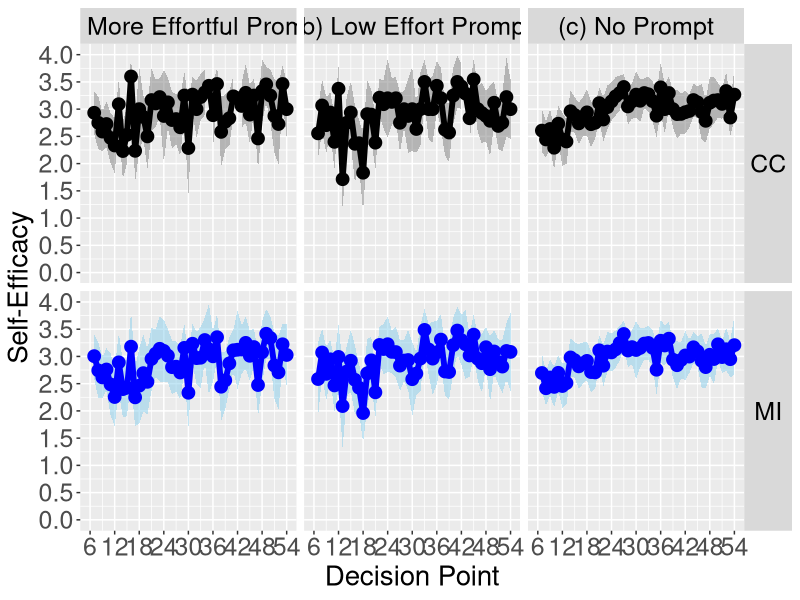

R code for this plot: (Note: this script raises an error after producing the figure.)
rm(list = ls())

library(ggplot2)

cc_est_no_prompt_by_dp <- read.csv(file = file.path("analysis-complete-case", "formatted-output", "cc_est_no_prompt_by_dp.csv"))
cc_est_high_effort_prompt_by_dp <- read.csv(file = file.path("analysis-complete-case", "formatted-output", "cc_est_high_effort_prompt_by_dp.csv"))
cc_est_low_effort_prompt_by_dp <- read.csv(file = file.path("analysis-complete-case", "formatted-output", "cc_est_low_effort_prompt_by_dp.csv"))

dat_all_pool_stats_no_prompt_by_dp <- read.csv(file = file.path("analysis-multiple-imputation", "formatted-output", "dat_all_pool_stats_no_prompt_by_dp.csv"))
dat_all_pool_stats_high_effort_prompt_by_dp <- read.csv(file = file.path("analysis-multiple-imputation", "formatted-output", "dat_all_pool_stats_high_effort_prompt_by_dp.csv"))
dat_all_pool_stats_low_effort_prompt_by_dp <- read.csv(file = file.path("analysis-multiple-imputation", "formatted-output", "dat_all_pool_stats_low_effort_prompt_by_dp.csv"))

dat_ppc_no_prompt_by_dp <- read.csv(file = file.path("analysis-multiple-imputation", "formatted-output", "dat_ppc_no_prompt_by_dp.csv"))
dat_ppc_high_effort_prompt_by_dp <- read.csv(file = file.path("analysis-multiple-imputation", "formatted-output", "dat_ppc_high_effort_prompt_by_dp.csv"))
dat_ppc_low_effort_prompt_by_dp <- read.csv(file = file.path("analysis-multiple-imputation", "formatted-output", "dat_ppc_low_effort_prompt_by_dp.csv"))

cc_results <- data.frame(where_from = "CC", 
                         decision_point = c(7:54, 7:54, 7:54),
                         what = c(rep("(a) More Effortful Prompt", 48), 
                                  rep("(b) Low Effort Prompt", 48), 
                                  rep("(c) No Prompt", 48)), 
                         est = c(cc_est_high_effort_prompt_by_dp$est, cc_est_low_effort_prompt_by_dp$est, cc_est_no_prompt_by_dp$est), 
                         conf_int_lb = c(cc_est_high_effort_prompt_by_dp$conf_int_lb, cc_est_low_effort_prompt_by_dp$conf_int_lb, cc_est_no_prompt_by_dp$conf_int_lb), 
                         conf_int_ub = c(cc_est_high_effort_prompt_by_dp$conf_int_ub, cc_est_low_effort_prompt_by_dp$conf_int_ub, cc_est_no_prompt_by_dp$conf_int_ub))

mi_results <- data.frame(where_from = "MI", 
                         decision_point = c(7:54, 7:54, 7:54),
                         what = c(rep("(a) More Effortful Prompt", 48), 
                                  rep("(b) Low Effort Prompt", 48), 
                                  rep("(c) No Prompt", 48)), 
                         est = c(dat_all_pool_stats_high_effort_prompt_by_dp$Qbar, dat_all_pool_stats_low_effort_prompt_by_dp$Qbar, dat_all_pool_stats_no_prompt_by_dp$Qbar), 
                         conf_int_lb = c(dat_all_pool_stats_high_effort_prompt_by_dp$conf_int_lb, dat_all_pool_stats_low_effort_prompt_by_dp$conf_int_lb, dat_all_pool_stats_no_prompt_by_dp$conf_int_lb), 
                         conf_int_ub = c(dat_all_pool_stats_high_effort_prompt_by_dp$conf_int_ub, dat_all_pool_stats_low_effort_prompt_by_dp$conf_int_ub, dat_all_pool_stats_no_prompt_by_dp$conf_int_ub))

all_results <- rbind(cc_results, mi_results)

group_colors <- c(CC = "black", MI = "blue")
group_colors_fill <- c(CC = "grey50", MI = "skyblue")

ggplot(all_results, aes(x = decision_point, y = est, ymin = conf_int_lb, ymax = conf_int_ub, color = where_from, fill = where_from)) +
  scale_y_continuous(name = "Self-Efficacy", limits = c(0,4), breaks = seq(0,4,0.5)) +
  scale_x_continuous(name = "Decision Point", limits = c(6,54), breaks = seq(6,54,6)) + 
  theme(axis.text = element_text(size = 18), title = element_text(size = 20), legend.position = "none") +
  scale_color_manual(values=group_colors) +
  scale_fill_manual(values=group_colors_fill) +
  geom_ribbon(alpha = 0.5, color = NA) +
  geom_line(linewidth = 2) + geom_point(size = 4) +
  facet_grid(where_from ~ what) +
  theme(strip.text.x = element_text(size = 18, colour = "black", angle = 0)) +
  theme(strip.text.y = element_text(size = 18, colour = "black", angle = 0))

ggsave(filename = file.path("plot-cc-and-mi-together", "time_specific_means_CI90.png"), width = 20, height = 12, units = "in", dpi = 1000)

ggplot(all_results, aes(x = decision_point, y = est, ymin = conf_int_lb, ymax = conf_int_ub, color = where_from, fill = where_from)) +
  scale_y_continuous(name = "Self-Efficacy", limits = c(0,4), breaks = seq(0,4,0.5)) +
  scale_x_continuous(name = "Decision Point", limits = c(6,54), breaks = seq(6,54,6)) + 
  theme(axis.text = element_text(size = 18), title = element_text(size = 20), legend.position = "none") +
  scale_color_manual(values=group_colors) +
  scale_fill_manual(values=group_colors_fill) +
  geom_smooth(linewidth = 2, se = TRUE, span = 0.3, level = 0.90) +
  facet_grid(~ what) +
  theme(strip.text.x = element_text(size = 18, colour = "black", angle = 0)) +
  theme(strip.text.y = element_text(size = 18, colour = "black", angle = 0))

ggsave(filename = file.path("plot-cc-and-mi-together", "time_specific_means_CI90_loess.png"), width = 20, height = 6, units = "in", dpi = 1000)

ppc_results <- data.frame(where_from = "MI", 
                          decision_point = c(7:54, 7:54, 7:54),
                          what = c(rep("(a) More Effortful Prompt", 48), 
                                   rep("(b) Low Effort Prompt", 48), 
                                   rep("(c) No Prompt", 48)), 
                          ppc_est = c(dat_ppc_high_effort_prompt_by_dp$ppc_est, dat_ppc_low_effort_prompt_by_dp$ppc_est, dat_ppc_no_prompt_by_dp$ppc_est),
                          fmi = c(dat_all_pool_stats_high_effort_prompt_by_dp$gamma, dat_all_pool_stats_low_effort_prompt_by_dp$gamma, dat_all_pool_stats_no_prompt_by_dp$gamma))

ggplot(ppc_results, aes(x = decision_point, y = ppc_est)) +
  scale_y_continuous(name = "Posterior Predictive P-Value", limits = c(0,1), breaks = seq(0,1,0.2)) +
  scale_x_continuous(name = "Decision Point", limits = c(6,54), breaks = seq(6,54,6)) + 
  theme(axis.text = element_text(size = 18), title = element_text(size = 20), legend.position = "none") +
  geom_line(linewidth = 2) + geom_point(size = 4) +
  facet_grid(~ what) +
  theme(strip.text.x = element_text(size = 18, colour = "black", angle = 0)) +
  theme(strip.text.y = element_text(size = 18, colour = "black", angle = 0)) +
  geom_hline(yintercept = 0.95, linetype = "dashed", linewidth = 2, colour = "red") +
  geom_hline(yintercept = 0.05, linetype = "dashed", linewidth = 2, colour = "red")

ggsave(filename = file.path("plot-cc-and-mi-together", "ppc_time_specific_means.png"), width = 20, height = 6, units = "in", dpi = 1000)

ggplot(ppc_results, aes(x = decision_point, y = fmi)) +
  scale_y_continuous(name = "Fraction of Missing Information", limits = c(0,1), breaks = seq(0,1,0.2)) +
  scale_x_continuous(name = "Decision Point", limits = c(6,54), breaks = seq(6,54,6)) + 
  theme(axis.text = element_text(size = 18), title = element_text(size = 20), legend.position = "none") +
  geom_line(linewidth = 2) + geom_point(size = 4) +
  facet_grid(~ what) +
  theme(strip.text.x = element_text(size = 18, colour = "black", angle = 0)) +
  theme(strip.text.y = element_text(size = 18, colour = "black", angle = 0)) +
  geom_hline(yintercept = 0.95, linetype = "dashed", linewidth = 2, colour = "red")

ggsave(filename = file.path("plot-cc-and-mi-together", "fmi_time_specific_means.png"), width = 20, height = 6, units = "in", dpi = 1000)

if(file.exists("plot-cc-and-mi-together/Thumbs.db")){
  file.remove("plot-cc-and-mi-together/Thumbs.db")
}
